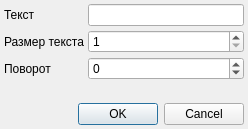
<?xml version="1.0" encoding="UTF-8"?>
<ui version="4.0">
 <class>TextItemEditorDialog</class>
 <widget class="QDialog" name="TextItemEditorDialog">
  <property name="geometry">
   <rect>
    <x>0</x>
    <y>0</y>
    <width>248</width>
    <height>129</height>
   </rect>
  </property>
  <property name="windowTitle">
   <string>Редактор текстовых отметок</string>
  </property>
  <layout class="QGridLayout" name="gridLayout">
   <property name="margin">
    <number>4</number>
   </property>
   <property name="spacing">
    <number>4</number>
   </property>
   <item row="0" column="0">
    <widget class="QLabel" name="lblText">
     <property name="text">
      <string>Текст</string>
     </property>
    </widget>
   </item>
   <item row="0" column="1">
    <widget class="QLineEdit" name="edtText"/>
   </item>
   <item row="1" column="0">
    <widget class="QLabel" name="lblTextSize">
     <property name="text">
      <string>Размер текста</string>
     </property>
    </widget>
   </item>
   <item row="1" column="1">
    <widget class="QSpinBox" name="edtTextSize">
     <property name="minimum">
      <number>1</number>
     </property>
     <property name="maximum">
      <number>10</number>
     </property>
    </widget>
   </item>
   <item row="4" column="0" colspan="2">
    <widget class="QDialogButtonBox" name="buttonBox">
     <property name="orientation">
      <enum>Qt::Horizontal</enum>
     </property>
     <property name="standardButtons">
      <set>QDialogButtonBox::Cancel|QDialogButtonBox::Ok</set>
     </property>
    </widget>
   </item>
   <item row="3" column="0" colspan="2">
    <spacer name="verticalSpacer">
     <property name="orientation">
      <enum>Qt::Vertical</enum>
     </property>
     <property name="sizeHint" stdset="0">
      <size>
       <width>20</width>
       <height>40</height>
      </size>
     </property>
    </spacer>
   </item>
   <item row="2" column="0">
    <widget class="QLabel" name="lblRotation">
     <property name="text">
      <string>Поворот</string>
     </property>
    </widget>
   </item>
   <item row="2" column="1">
    <widget class="QSpinBox" name="edtRotation">
     <property name="minimum">
      <number>-360</number>
     </property>
     <property name="maximum">
      <number>360</number>
     </property>
    </widget>
   </item>
  </layout>
 </widget>
 <resources/>
 <connections>
  <connection>
   <sender>buttonBox</sender>
   <signal>accepted()</signal>
   <receiver>TextItemEditorDialog</receiver>
   <slot>accept()</slot>
   <hints>
    <hint type="sourcelabel">
     <x>248</x>
     <y>254</y>
    </hint>
    <hint type="destinationlabel">
     <x>157</x>
     <y>274</y>
    </hint>
   </hints>
  </connection>
  <connection>
   <sender>buttonBox</sender>
   <signal>rejected()</signal>
   <receiver>TextItemEditorDialog</receiver>
   <slot>reject()</slot>
   <hints>
    <hint type="sourcelabel">
     <x>316</x>
     <y>260</y>
    </hint>
    <hint type="destinationlabel">
     <x>286</x>
     <y>274</y>
    </hint>
   </hints>
  </connection>
 </connections>
</ui>
